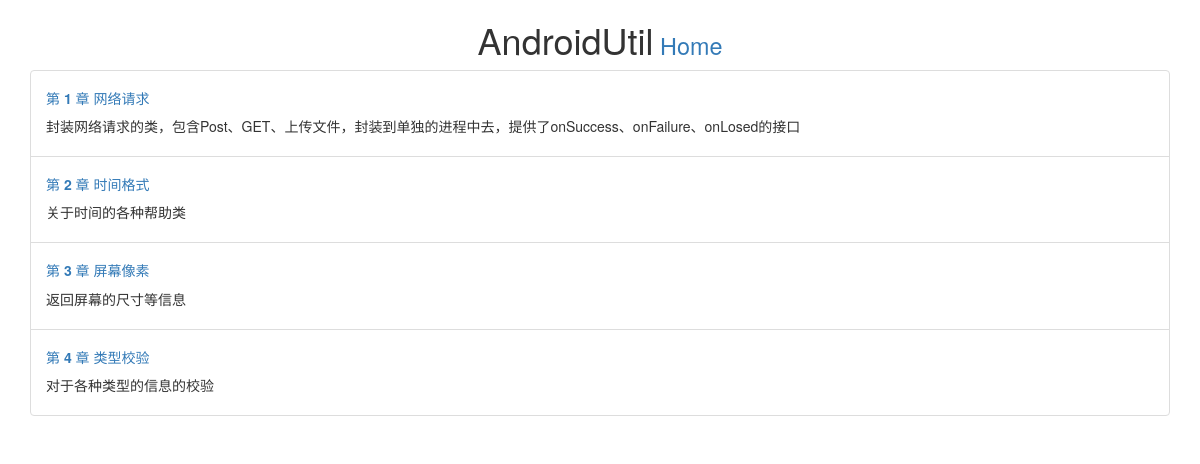
Page /androidUtil/chapter/ on the earlier database version.
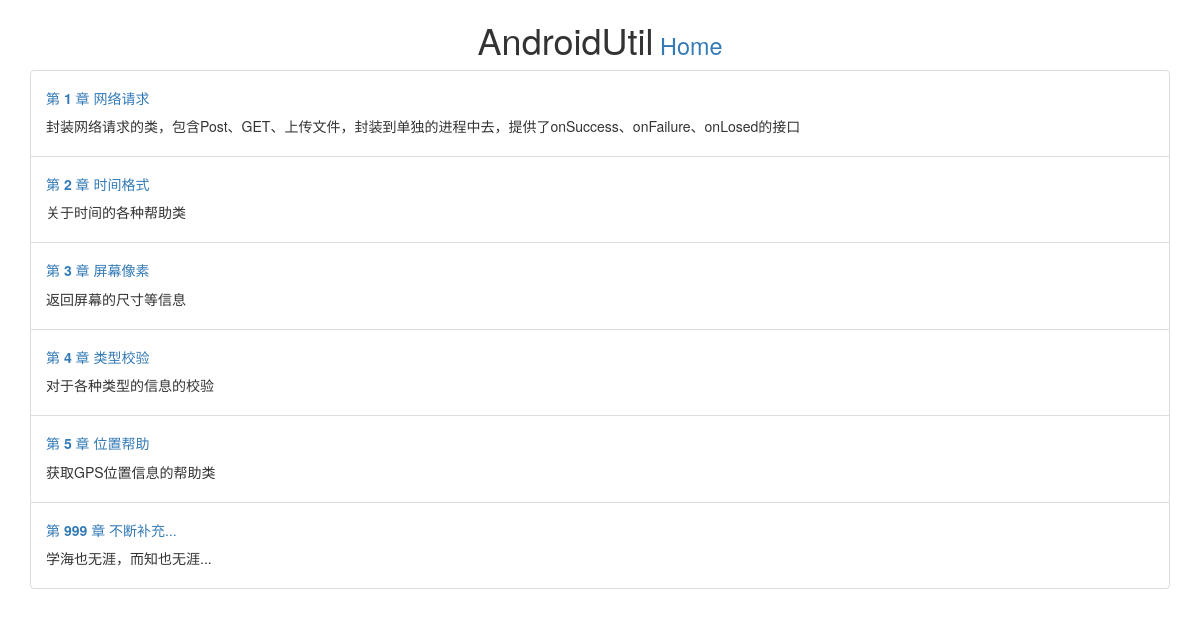
Same page on the later database version.
### helloAndroidUtil/models.py (models this page shows, shortened)
class Chapter(models.Model):
    chapter_name = models.CharField(max_length=200)
    chapter_lsno = models.IntegerField()
    chapter_descripe = models.TextField()

### helloAndroidUtil/views.py (the view)
# urls.py: path("chapter/", views.chapter),
def chapter(request):
    chapter_list = Chapter.objects.all()
    template = loader.get_template('helloAndroidUtil/chapter_index.html')
    context = {
        'chapters_list': chapter_list
    }
    return HttpResponse(template.render(context, request))

### helloAndroidUtil/templates/helloAndroidUtil/chapter_index.html (shortened to what this page needs)
<!DOCTYPE html>
<html lang="en">
<head>
    {% load static %}
    <link rel="stylesheet" type="text/css" href="{% static 'helloAndroidUtil/bootstrap.css' %}"/>
</head>
<body>
<div class=" container ">
    <div class="text-center">
        <h1 class="display1">AndroidUtil<small><a href="/androidUtil/"> Home </a></small></h1>
    </div>
    {% if chapters_list %}
    <ul class="list-group">
        {% for chapter in chapters_list %}
        <li class="list-group-item list-group-item-primary">
            <a class="" href="/androidUtil/chapter/{{ chapter.chapter_lsno }}"><h5> 第 <strong>
                {{ chapter.chapter_lsno }}</strong> 章 {{ chapter.chapter_name }}</h5></a>
            <p class="">{{ chapter.chapter_descripe }}</p>
        </li>
        {% endfor %}
    </ul>
    {% endif %}
</div>
</body>
</html>

Differences in the rows shown:
added Chapter: chapter_lsno "5", chapter_name "位置帮助", chapter_descripe "获取GPS位置信息的帮助类"
added Chapter: chapter_lsno "999", chapter_name "不断补充...", chapter_descripe "学海也无涯，而知也无涯..."
